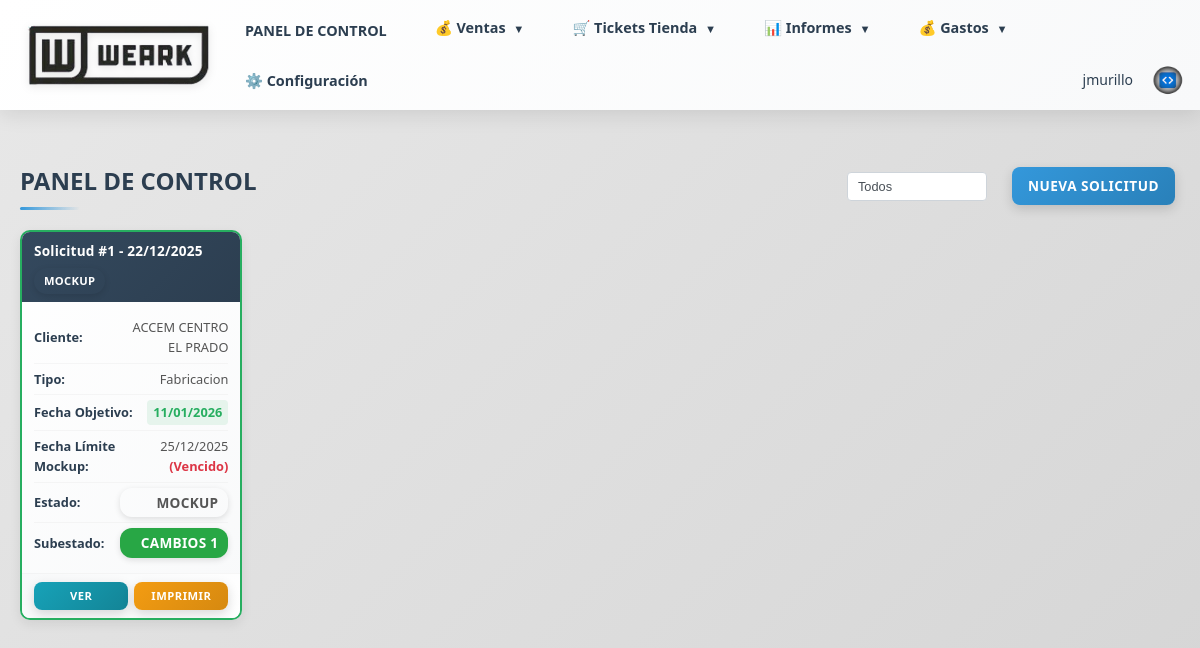
Page / (signed in) on the earlier database version.
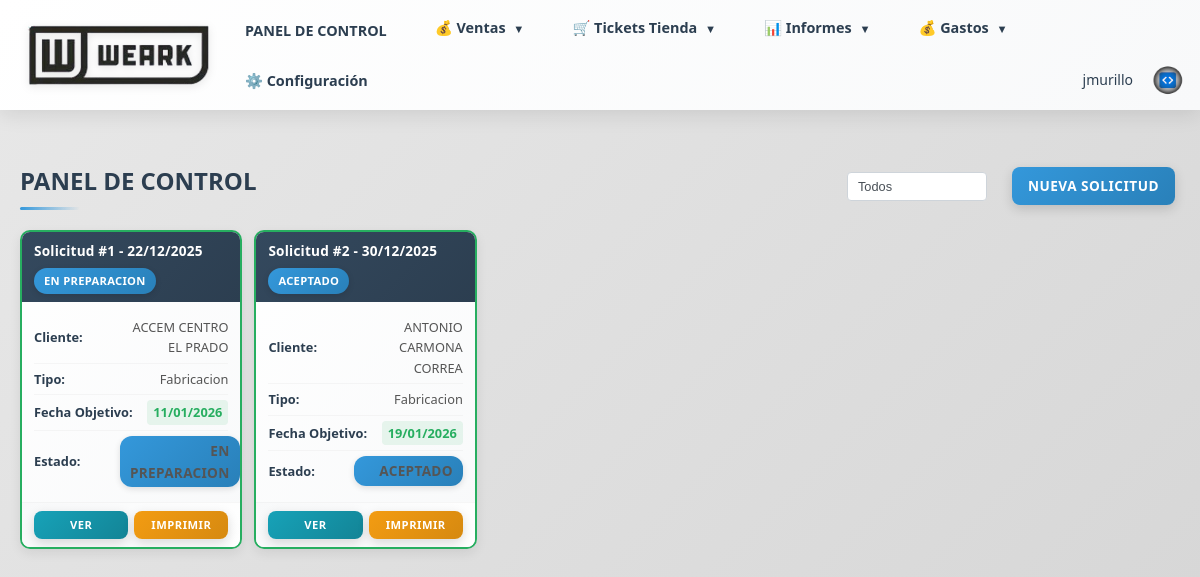
Same page on the later database version.
### models.py (models this page shows, shortened)
class Usuario(db.Model, UserMixin):
    __tablename__ = 'usuarios'
    id = db.Column(db.Integer, primary_key=True)
    usuario = db.Column(db.String(80), nullable=False, unique=True)
    password_hash = db.Column(db.String(255), nullable=False)
    correo = db.Column(db.String(100), nullable=False)
    telefono = db.Column(db.String(50))
    rol = db.Column(db.String(50), nullable=False)  # comercial, administracion, supervisor, usuario
    fecha_creacion = db.Column(db.DateTime, default=datetime.utcnow)
    ultimo_acceso = db.Column(db.DateTime)
    activo = db.Column(db.Boolean, default=True, nullable=False)
    def is_supervisor(self):
        return self.rol == 'supervisor'

class Presupuesto(db.Model):
    __tablename__ = 'presupuestos'
    id = db.Column(db.Integer, primary_key=True)
    comercial_id = db.Column(db.Integer, db.ForeignKey('comerciales.id'), nullable=False)
    cliente_id = db.Column(db.Integer, db.ForeignKey('clientes.id'), nullable=False)
    tipo_pedido = db.Column(db.String(50), nullable=False)  # confeccion, bordado, serigrafia, sublimacion, varios
    estado = db.Column(db.String(50), nullable=False, default='presupuesto')  # presupuesto, aceptado, mockup, en preparacion, terminado, entregado al cliente
    subestado = db.Column(db.String(50), nullable=True)  # Para mockup: encargado a, REVISIÓN CLIENTE, CAMBIOS 1, CAMBIOS 2, RECHAZADO, aceptado. Para en preparacion: hacer marcada, imprimir, calandra, corte, confeccion, sublimacion, bordado
    fecha_limite_mockup = db.Column(db.Date, nullable=True)
    mockup_encargado_a_id = db.Column(db.Integer, db.ForeignKey('usuarios.id'), nullable=True)
    forma_pago = db.Column(db.Text)
    imagen_diseno = db.Column(db.String(255))
    imagen_portada = db.Column(db.String(255))  # Imagen de portada (primera página)
    imagen_adicional_1 = db.Column(db.String(255))  # Imagen adicional 1 (segunda página)
    descripcion_imagen_1 = db.Column(db.Text)  # Descripción de imagen adicional 1
    imagen_adicional_2 = db.Column(db.String(255))  # Imagen adicional 2 (segunda página)
    descripcion_imagen_2 = db.Column(db.Text)  # Descripción de imagen adicional 2
    imagen_adicional_3 = db.Column(db.String(255))  # Imagen adicional 3 (segunda página)
    descripcion_imagen_3 = db.Column(db.Text)  # Descripción de imagen adicional 3
    imagen_adicional_4 = db.Column(db.String(255))  # Imagen adicional 4 (segunda página)
    descripcion_imagen_4 = db.Column(db.Text)  # Descripción de imagen adicional 4
    imagen_adicional_5 = db.Column(db.String(255))  # Imagen adicional 5 (segunda página)
    descripcion_imagen_5 = db.Column(db.Text)  # Descripción de imagen adicional 5
    seguimiento = db.Column(db.Text)
    fecha_presupuesto = db.Column(db.Date)  # Fecha cuando se marcó como presupuesto (usa fecha_creacion si no existe)
    fecha_aceptado = db.Column(db.Date)  # Fecha cuando se aceptó
    fecha_mockup = db.Column(db.Date)  # Fecha cuando entró en estado mockup
    fecha_en_preparacion = db.Column(db.Date)  # Fecha cuando se marcó como en preparación
    fecha_terminado = db.Column(db.Date)  # Fecha cuando se marcó como terminado
    fecha_entregado_cliente = db.Column(db.Date)  # Fecha cuando se entregó al cliente
    fecha_diseno = db.Column(db.Date)  # Deprecated
    fecha_diseno_finalizado = db.Column(db.Date)  # Deprecated
    fecha_todo_listo = db.Column(db.Date)  # Deprecated
    fecha_enviado = db.Column(db.Date)  # Deprecated
    fecha_rechazado = db.Column(db.Date)  # Deprecated
    fecha_aceptacion = db.Column(db.Date)  # Alias de fecha_aceptado para compatibilidad
    fecha_objetivo = db.Column(db.Date)  # Fecha objetivo de entrega
    fecha_entrega_trabajo = db.Column(db.Date)
    fecha_envio_taller = db.Column(db.Date)
    fecha_entrega_bordados = db.Column(db.Date)
    fecha_entrega_cliente = db.Column(db.Date)
    fecha_pendiente_enviar = db.Column(db.Date)  # Deprecated: usar fecha_presupuesto
    fecha_envio = db.Column(db.Date)  # Deprecated: usar fecha_enviado
    fecha_respuesta = db.Column(db.Date)  # Deprecated: usar fecha_aceptado o fecha_rechazado
    fecha_creacion = db.Column(db.DateTime, default=datetime.utcnow)
    lineas = db.relationship('LineaPresupuesto', backref='presupuesto', lazy=True, cascade='all, delete-orphan')
    mockup_encargado_a = db.relationship('Usuario', foreign_keys=[mockup_encargado_a_id], backref='mockups_encargados')

class Cliente(db.Model, UserMixin):
    __tablename__ = 'clientes'
    id = db.Column(db.Integer, primary_key=True)
    nombre = db.Column(db.String(200), nullable=False)
    alias = db.Column(db.String(200))  # Alias o nombre alternativo
    nif = db.Column(db.String(20))  # NIF/CIF del cliente
    direccion = db.Column(db.Text)
    poblacion = db.Column(db.String(100))  # Población
    provincia = db.Column(db.String(100))  # Provincia
    codigo_postal = db.Column(db.String(10))  # Código Postal
    pais = db.Column(db.String(100), default='España')  # País
    telefono = db.Column(db.String(50))  # Teléfono fijo
    movil = db.Column(db.String(50))  # Teléfono móvil
    email = db.Column(db.String(100))  # Email general (mantener para compatibilidad)
    email_general = db.Column(db.String(100))  # Email general
    email_comunicaciones = db.Column(db.String(100))  # Email para avisos de estados
    categoria = db.Column(db.String(50))  # Categoría antigua (mantener para compatibilidad)
    categoria_id = db.Column(db.Integer, db.ForeignKey('categorias_cliente.id'), nullable=True)  # Nueva categoría desde tabla
    personas_contacto = db.Column(db.Text)  # Personas de contacto
    anotaciones = db.Column(db.Text)  # Anotaciones adicionales
    usuario_web = db.Column(db.String(80), unique=True, nullable=True)  # Usuario para acceso web
    password_hash = db.Column(db.String(255), nullable=True)  # Contraseña hash
    fecha_creacion = db.Column(db.DateTime, default=datetime.utcnow)
    fecha_alta = db.Column(db.Date)  # Fecha de alta del cliente
    ultimo_acceso = db.Column(db.DateTime)
    comercial_id = db.Column(db.Integer, db.ForeignKey('comerciales.id'), nullable=True)
    comercial = db.relationship('Comercial', backref='clientes_asignados', lazy=True)
    pedidos = db.relationship('Pedido', backref='cliente', lazy=True)
    presupuestos = db.relationship('Presupuesto', backref='cliente', lazy=True)
    direcciones_envio = db.relationship('DireccionEnvio', backref='cliente', lazy=True, cascade='all, delete-orphan')

### routes/index.py (the view)
@index_bp.route('/')
@login_required
def index():
    try:
        filtro_activo = request.args.get('filtro', '')
        from sqlalchemy.orm import joinedload
        from models import LineaPresupuesto
        from sqlalchemy import or_
        estados_mostrar = ['aceptado', 'mockup', 'en preparacion', 'terminado', 'entregado al cliente']
        query = Presupuesto.query.filter(
            Presupuesto.estado.in_(estados_mostrar)
        )
        if filtro_activo == 'solo_mockup':
            query = query.filter(Presupuesto.estado == 'mockup')
        elif filtro_activo == 'solo_en_preparacion':
            query = query.filter(Presupuesto.estado == 'en preparacion')
        solicitudes = query.options(
            joinedload(Presupuesto.cliente)
        ).all()
        hoy = datetime.now().date()
        from extensions import db
        necesita_commit = False
        for solicitud in solicitudes:
            if solicitud.fecha_aceptado and not solicitud.fecha_objetivo:
                from utils.fechas import calcular_fecha_saltando_festivos
                solicitud.fecha_objetivo = calcular_fecha_saltando_festivos(solicitud.fecha_aceptado, 20)
                necesita_commit = True
            if solicitud.fecha_objetivo:
                dias_restantes = (solicitud.fecha_objetivo - hoy).days
                if dias_restantes <= 5:
                    solicitud.fecha_class = 'urgente'
                elif dias_restantes <= 10:
                    solicitud.fecha_class = 'proxima'
                else:
                    solicitud.fecha_class = 'ok'
            else:
                solicitud.fecha_class = ''
        if necesita_commit:
            try:
                db.session.commit()
            except Exception as e:
                db.session.rollback()
                print(f"Error al guardar fechas objetivo: {e}")
        solicitudes.sort(key=lambda s: (
            s.fecha_objetivo if s.fecha_objetivo else datetime.max.date(),
            s.fecha_aceptado if s.fecha_aceptado else datetime.max.date()
        ))
        return render_template('index.html', solicitudes=solicitudes, hoy=hoy, filtro_activo=filtro_activo)
    except Exception as e:
        import traceback
        error_msg = f"Error en index: {str(e)}\n{traceback.format_exc()}"
        print(error_msg)
        flash(f'Error al cargar el panel de control: {str(e)}', 'error')
        hoy = datetime.now().date()
        filtro_activo = request.args.get('filtro', '')
        return render_template('index.html', solicitudes=[], hoy=hoy, filtro_activo=filtro_activo)

### app.py (called while the page is built)
@login_manager.user_loader
def load_user(user_id):
    from models import Usuario, Cliente
    if user_id.startswith('cliente_'):
        cliente_id = int(user_id.replace('cliente_', ''))
        cliente = Cliente.query.get(cliente_id)
        if cliente and cliente.tiene_acceso_web():
            return cliente
        return None
    else:
        return Usuario.query.get(int(user_id))

### templates/index.html (shortened to what this page needs)
{% extends "base.html" %}
{% block content %}
<div style="display: flex; align-items: center; justify-content: space-between; margin-bottom: 20px; flex-wrap: wrap; gap: 15px;">
    <h2 style="font-size: 1.5rem; margin: 0;">PANEL DE CONTROL</h2>
    <div style="display: flex; align-items: center; gap: 10px; flex-wrap: wrap;">
        <form method="GET" action="{{ url_for('index.index') }}" style="display: inline-block; margin: 0;">
            <select name="filtro" id="filtro" onchange="this.form.submit()" style="padding: 6px 10px; border: 1px solid #ced4da; border-radius: 4px; font-size: 0.8rem; background: white; color: #495057; cursor: pointer; margin-right: 10px;">
                <option value="">Todos</option>
            </select>
        </form>
        <a href="{{ url_for('solicitudes.nueva_solicitud') }}" class="btn btn-primary" style="padding: 8px 16px; font-size: 0.85rem;">Nueva Solicitud</a>
    </div>
</div>
{% if solicitudes %}
<div class="pedidos-grid">
    {% for solicitud in solicitudes %}
    <div class="pedido-card {% if solicitud.fecha_class %}pedido-{{ solicitud.fecha_class }}{% endif %}">
        <div class="pedido-card-header">
            <div class="pedido-id">
                Solicitud #{{ solicitud.id }}{% if solicitud.fecha_aceptado %} - {{ solicitud.fecha_aceptado.strftime('%d/%m/%Y') }}{% endif %}
            </div>
            <span class="badge badge-estado-{{ solicitud.estado|lower|replace(' ', '-') }}">{{ solicitud.estado|title }}</span>
        </div>
        <div class="pedido-card-body">
            <div class="pedido-info-item">
                <strong>Cliente:</strong>
                <span>{{ solicitud.cliente.nombre if solicitud.cliente else 'N/A' }}</span>
            </div>
            <div class="pedido-info-item">
                <strong>Tipo:</strong>
                <span>{{ solicitud.tipo_pedido|title }}</span>
            </div>
            <div class="pedido-info-item">
                <strong>Fecha Objetivo:</strong>
                <span>
                    {% if solicitud.fecha_objetivo %}
                        <span class="fecha-objetivo {{ solicitud.fecha_class }}">
                            {{ solicitud.fecha_objetivo.strftime('%d/%m/%Y') }}
                        </span>
                    {% else %}
                        -
                    {% endif %}
                </span>
            </div>
            {% if solicitud.estado == 'mockup' and solicitud.fecha_limite_mockup and hoy is defined %}
            <div class="pedido-info-item">
                <strong>Fecha Límite Mockup:</strong>
                <span>
                    {% set dias_restantes = (solicitud.fecha_limite_mockup - hoy).days %}
                    <span class="fecha-limite-mockup {% if dias_restantes < 0 %}urgente{% elif dias_restantes <= 1 %}proxima{% else %}ok{% endif %}">
                        {{ solicitud.fecha_limite_mockup.strftime('%d/%m/%Y') }}
                        {% if dias_restantes < 0 %}
                            <span style="color: #dc3545; font-weight: bold;">(Vencido)</span>
                        {% elif dias_restantes == 0 %}
                            <span style="color: #ffc107; font-weight: bold;">(Hoy)</span>
                        {% elif dias_restantes <= 1 %}
                            <span style="color: #ffc107;">({{ dias_restantes }} día)</span>
                        {% else %}
                            <span style="color: #28a745;">({{ dias_restantes }} días)</span>
                        {% endif %}
                    </span>
                </span>
            </div>
            {% endif %}
            <div class="pedido-info-item">
                <strong>Estado:</strong>
                <span class="badge badge-estado-{{ solicitud.estado|lower|replace(' ', '-') }}" style="padding: 4px 10px; border-radius: 12px; font-size: 0.85rem; font-weight: 600;">
                    {{ solicitud.estado|title }}
                </span>
            </div>
            {% if solicitud.subestado %}
            <div class="pedido-info-item">
                <strong>Subestado:</strong>
                <span class="badge badge-estado-{{ solicitud.subestado|lower|replace(' ', '-') }}" style="padding: 4px 10px; border-radius: 12px; font-size: 0.85rem; font-weight: 600; background: #28a745; color: white;">
                    {{ solicitud.subestado|title }}
                </span>
            </div>
            {% endif %}
        </div>
        <div class="pedido-card-actions">
            <a href="{{ url_for('solicitudes.ver_solicitud', solicitud_id=solicitud.id) }}" class="btn btn-info">Ver</a>
            <a href="{{ url_for('solicitudes.descargar_pdf_solicitud', solicitud_id=solicitud.id) }}" class="btn btn-warning" target="_blank">Imprimir</a>
        </div>
    </div>
    {% endfor %}
</div>
{% else %}
<p>No hay solicitudes activas. <a href="{{ url_for('solicitudes.nueva_solicitud') }}">Crear primera solicitud</a></p>
{% endif %}
{% endblock %}

### templates/base.html (shortened to what this page needs)
<!DOCTYPE html>
<html lang="es">
<head>
    <link rel="stylesheet" href="{{ url_for('static', filename='css/style.css') }}">
</head>
<body>
    <header>
        <div class="container header-wrapper">
            <a href="{{ url_for('index.index') }}" style="text-decoration: none; display: flex; align-items: center;">
                <img src="{{ url_for('static', filename='logo_base.png') }}" alt="Logo" class="header-logo">
            </a>
            <nav id="mainNav">
                {% if current_user.is_authenticated %}
                    <a href="{{ url_for('index.index') }}">PANEL DE CONTROL</a>
                    <div class="dropdown">
                        <a href="#" class="dropdown-toggle">💰 Ventas <span class="dropdown-arrow">▼</span></a>
                    </div>
                    <div class="dropdown">
                        <a href="#" class="dropdown-toggle">🛒 Tickets Tienda <span class="dropdown-arrow">▼</span></a>
                    </div>
                    <div class="dropdown">
                        <a href="#" class="dropdown-toggle">📊 Informes <span class="dropdown-arrow">▼</span></a>
                    </div>
                    <div class="dropdown">
                        <a href="#" class="dropdown-toggle">💰 Gastos <span class="dropdown-arrow">▼</span></a>
                    </div>
                    {% if current_user.is_supervisor() %}
                        <a href="{{ url_for('configuracion.index') }}">⚙️ Configuración</a>
                    {% endif %}
                    <div class="user-menu">
                        <span class="user-name">{{ current_user.usuario }}</span>
                        <a href="{{ url_for('auth.logout') }}" class="logout-btn-circle" title="Cerrar Sesión">
                            <img src="{{ url_for('static', filename='logo_jm.png') }}" alt="Cerrar Sesión" style="width: 100%; height: 100%; object-fit: contain;">
                        </a>
                    </div>
                {% endif %}
            </nav>
        </div>
    </header>
    <div class="container">
        {% block content %}{% endblock %}
    </div>
</body>
</html>

Differences in the rows shown:
changed Presupuesto "ACCEM CENTRO EL PRADO": estado "MOCKUP" → "EN PREPARACION"; fecha_limite_mockup "25/12/2025" → (not shown); subestado "CAMBIOS 1" → (not shown)
added Presupuesto: id "2", fecha_aceptado "30/12/2025", estado "ACEPTADO", cliente "ANTONIO CARMONA CORREA", tipo_pedido "Fabricacion", fecha_objetivo "19/01/2026"
